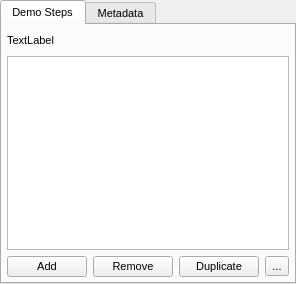
           <widget class="QTabWidget" name="demoViewTabs">
            <property name="enabled">
             <bool>true</bool>
            </property>
            <property name="minimumSize">
             <size>
              <width>0</width>
              <height>0</height>
             </size>
            </property>
            <property name="maximumSize">
             <size>
              <width>16777215</width>
              <height>16777215</height>
             </size>
            </property>
            <property name="font">
             <font>
              <pointsize>8</pointsize>
              <kerning>true</kerning>
             </font>
            </property>
            <property name="tabPosition">
             <enum>QTabWidget::North</enum>
            </property>
            <property name="tabShape">
             <enum>QTabWidget::Rounded</enum>
            </property>
            <property name="currentIndex">
             <number>0</number>
            </property>
            <property name="elideMode">
             <enum>Qt::ElideLeft</enum>
            </property>
            <widget class="QWidget" name="demoOverviewGroupPage1">
             <property name="enabled">
              <bool>true</bool>
             </property>
             <attribute name="title">
              <string>Demo Steps</string>
             </attribute>
             <layout class="QVBoxLayout" name="verticalLayout_26">
              <property name="spacing">
               <number>6</number>
              </property>
              <property name="leftMargin">
               <number>5</number>
              </property>
              <property name="topMargin">
               <number>5</number>
              </property>
              <property name="rightMargin">
               <number>5</number>
              </property>
              <property name="bottomMargin">
               <number>5</number>
              </property>
              <item>
               <layout class="QHBoxLayout" name="horizontalLayout_28">
                <item>
                 <widget class="QLabel" name="label_6">
                  <property name="enabled">
                   <bool>true</bool>
                  </property>
                  <property name="text">
                   <string>TextLabel</string>
                  </property>
                 </widget>
                </item>
                <item>
                 <spacer name="horizontalSpacer_5">
                  <property name="orientation">
                   <enum>Qt::Horizontal</enum>
                  </property>
                  <property name="sizeHint" stdset="0">
                   <size>
                    <width>40</width>
                    <height>20</height>
                   </size>
                  </property>
                 </spacer>
                </item>
               </layout>
              </item>
              <item>
               <widget class="QTreeView" name="treeView_5">
                <property name="enabled">
                 <bool>true</bool>
                </property>
               </widget>
              </item>
              <item>
               <layout class="QHBoxLayout" name="horizontalLayout_18">
                <item>
                 <widget class="QPushButton" name="addDemoStepBtn">
                  <property name="enabled">
                   <bool>true</bool>
                  </property>
                  <property name="text">
                   <string>Add</string>
                  </property>
                 </widget>
                </item>
                <item>
                 <widget class="QPushButton" name="delDemoStepBtn">
                  <property name="text">
                   <string>Remove</string>
                  </property>
                 </widget>
                </item>
                <item>
                 <widget class="QPushButton" name="dupeDemoStepBtn">
                  <property name="text">
                   <string>Duplicate</string>
                  </property>
                 </widget>
                </item>
                <item>
                 <widget class="QToolButton" name="toolButton_11">
                  <property name="text">
                   <string>...</string>
                  </property>
                 </widget>
                </item>
               </layout>
              </item>
             </layout>
            </widget>
            <widget class="QWidget" name="demoMetadataTab">
             <attribute name="title">
              <string>Metadata</string>
             </attribute>
            </widget>
           </widget>
